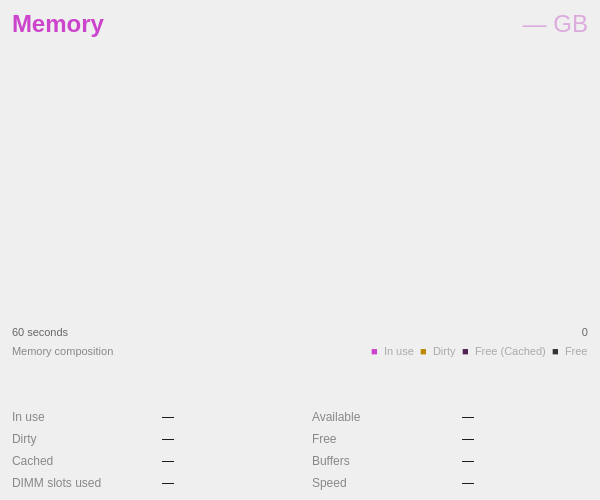
<?xml version="1.0" encoding="UTF-8"?>
<ui version="4.0">
 <class>MemoryDetailWidget</class>
 <widget class="QWidget" name="MemoryDetailWidget">
  <property name="geometry">
   <rect>
    <x>0</x>
    <y>0</y>
    <width>600</width>
    <height>500</height>
   </rect>
  </property>
  <layout class="QVBoxLayout" name="verticalLayout" stretch="0,1,0,0,0,0">
   <property name="spacing">
    <number>6</number>
   </property>
   <property name="leftMargin">
    <number>12</number>
   </property>
   <property name="topMargin">
    <number>10</number>
   </property>
   <property name="rightMargin">
    <number>12</number>
   </property>
   <property name="bottomMargin">
    <number>10</number>
   </property>
   <item>
    <layout class="QHBoxLayout" name="headerLayout">
     <item>
      <widget class="QLabel" name="titleLabel">
       <property name="styleSheet">
        <string>font-size: 18pt; font-weight: bold; color: #cc44cc;</string>
       </property>
       <property name="text">
        <string>Memory</string>
       </property>
      </widget>
     </item>
     <item>
      <spacer>
       <property name="orientation">
        <enum>Qt::Orientation::Horizontal</enum>
       </property>
       <property name="sizeHint" stdset="0">
        <size>
         <width>40</width>
         <height>0</height>
        </size>
       </property>
      </spacer>
     </item>
     <item>
      <widget class="QLabel" name="totalLabel">
       <property name="styleSheet">
        <string>font-size: 18pt; color: #ddaadd;</string>
       </property>
       <property name="text">
        <string>— GB</string>
       </property>
       <property name="alignment">
        <set>Qt::AlignmentFlag::AlignRight|Qt::AlignmentFlag::AlignTrailing|Qt::AlignmentFlag::AlignVCenter</set>
       </property>
      </widget>
     </item>
    </layout>
   </item>
   <item>
    <widget class="Perf::GraphWidget" name="graphWidget" native="true">
     <property name="sizePolicy">
      <sizepolicy hsizetype="Expanding" vsizetype="Expanding">
       <horstretch>0</horstretch>
       <verstretch>1</verstretch>
      </sizepolicy>
     </property>
    </widget>
   </item>
   <item>
    <layout class="QHBoxLayout" name="timeAxisLayout">
     <item>
      <widget class="QLabel" name="timeLeftLabel">
       <property name="styleSheet">
        <string>color: #666; font-size: 8pt;</string>
       </property>
       <property name="text">
        <string>60 seconds</string>
       </property>
      </widget>
     </item>
     <item>
      <spacer>
       <property name="orientation">
        <enum>Qt::Orientation::Horizontal</enum>
       </property>
       <property name="sizeHint" stdset="0">
        <size>
         <width>40</width>
         <height>0</height>
        </size>
       </property>
      </spacer>
     </item>
     <item>
      <widget class="QLabel" name="timeRightLabel">
       <property name="styleSheet">
        <string>color: #666; font-size: 8pt;</string>
       </property>
       <property name="text">
        <string>0</string>
       </property>
       <property name="alignment">
        <set>Qt::AlignmentFlag::AlignRight|Qt::AlignmentFlag::AlignTrailing|Qt::AlignmentFlag::AlignVCenter</set>
       </property>
      </widget>
     </item>
    </layout>
   </item>
   <item>
    <layout class="QHBoxLayout" name="compLegendLayout">
     <item>
      <widget class="QLabel" name="compositionLabel">
       <property name="styleSheet">
        <string>color:#888; font-size: 8pt;</string>
       </property>
       <property name="text">
        <string>Memory composition</string>
       </property>
      </widget>
     </item>
     <item>
      <spacer>
       <property name="orientation">
        <enum>Qt::Orientation::Horizontal</enum>
       </property>
       <property name="sizeHint" stdset="0">
        <size>
         <width>10</width>
         <height>0</height>
        </size>
       </property>
      </spacer>
     </item>
     <item>
      <widget class="QLabel" name="legendUsedDot">
       <property name="styleSheet">
        <string>color: #cc44cc; font-size: 8pt;</string>
       </property>
       <property name="text">
        <string>■</string>
       </property>
      </widget>
     </item>
     <item>
      <widget class="QLabel" name="legendUsedLabel">
       <property name="styleSheet">
        <string>color:#aaa; font-size: 8pt;</string>
       </property>
       <property name="text">
        <string>In use</string>
       </property>
      </widget>
     </item>
     <item>
      <widget class="QLabel" name="legendDirtyDot">
       <property name="styleSheet">
        <string>color: #bb8800; font-size: 8pt;</string>
       </property>
       <property name="text">
        <string>■</string>
       </property>
      </widget>
     </item>
     <item>
      <widget class="QLabel" name="legendDirtyLabel">
       <property name="styleSheet">
        <string>color:#aaa; font-size: 8pt;</string>
       </property>
       <property name="text">
        <string>Dirty</string>
       </property>
      </widget>
     </item>
     <item>
      <widget class="QLabel" name="legendCachedDot">
       <property name="styleSheet">
        <string>color: #552255; font-size: 8pt;</string>
       </property>
       <property name="text">
        <string>■</string>
       </property>
      </widget>
     </item>
     <item>
      <widget class="QLabel" name="legendCachedLabel">
       <property name="styleSheet">
        <string>color:#aaa; font-size: 8pt;</string>
       </property>
       <property name="text">
        <string>Free (Cached)</string>
       </property>
      </widget>
     </item>
     <item>
      <widget class="QLabel" name="legendFreeDot">
       <property name="styleSheet">
        <string>color: #333333; font-size: 8pt;</string>
       </property>
       <property name="text">
        <string>■</string>
       </property>
      </widget>
     </item>
     <item>
      <widget class="QLabel" name="legendFreeLabel">
       <property name="styleSheet">
        <string>color:#aaa; font-size: 8pt;</string>
       </property>
       <property name="text">
        <string>Free</string>
       </property>
      </widget>
     </item>
    </layout>
   </item>
   <item>
    <widget class="Perf::MemoryBar" name="compositionBar" native="true">
     <property name="minimumSize">
      <size>
       <width>0</width>
       <height>40</height>
      </size>
     </property>
     <property name="maximumSize">
      <size>
       <width>16777215</width>
       <height>40</height>
      </size>
     </property>
    </widget>
   </item>
   <item>
    <layout class="QGridLayout" name="statsGrid">
     <property name="horizontalSpacing">
      <number>24</number>
     </property>
     <property name="verticalSpacing">
      <number>8</number>
     </property>
     <item row="0" column="0">
      <widget class="QLabel" name="inUseLabel">
       <property name="styleSheet">
        <string>color:#888;</string>
       </property>
       <property name="text">
        <string>In use</string>
       </property>
      </widget>
     </item>
     <item row="0" column="1">
      <widget class="QLabel" name="statInUseValue">
       <property name="text">
        <string>—</string>
       </property>
      </widget>
     </item>
     <item row="0" column="2">
      <widget class="QLabel" name="availableLabel">
       <property name="styleSheet">
        <string>color:#888;</string>
       </property>
       <property name="text">
        <string>Available</string>
       </property>
      </widget>
     </item>
     <item row="0" column="3">
      <widget class="QLabel" name="statAvailValue">
       <property name="text">
        <string>—</string>
       </property>
      </widget>
     </item>
     <item row="1" column="0">
      <widget class="QLabel" name="dirtyLabel">
       <property name="styleSheet">
        <string>color:#888;</string>
       </property>
       <property name="text">
        <string>Dirty</string>
       </property>
      </widget>
     </item>
     <item row="1" column="1">
      <widget class="QLabel" name="statDirtyValue">
       <property name="text">
        <string>—</string>
       </property>
      </widget>
     </item>
     <item row="1" column="2">
      <widget class="QLabel" name="freeLabel">
       <property name="styleSheet">
        <string>color:#888;</string>
       </property>
       <property name="text">
        <string>Free</string>
       </property>
      </widget>
     </item>
     <item row="1" column="3">
      <widget class="QLabel" name="statFreeValue">
       <property name="text">
        <string>—</string>
       </property>
      </widget>
     </item>
     <item row="2" column="0">
      <widget class="QLabel" name="cachedLabel">
       <property name="styleSheet">
        <string>color:#888;</string>
       </property>
       <property name="text">
        <string>Cached</string>
       </property>
      </widget>
     </item>
     <item row="2" column="1">
      <widget class="QLabel" name="statCachedValue">
       <property name="text">
        <string>—</string>
       </property>
      </widget>
     </item>
     <item row="2" column="2">
      <widget class="QLabel" name="buffersLabel">
       <property name="styleSheet">
        <string>color:#888;</string>
       </property>
       <property name="text">
        <string>Buffers</string>
       </property>
      </widget>
     </item>
     <item row="2" column="3">
      <widget class="QLabel" name="statBuffersValue">
       <property name="text">
        <string>—</string>
       </property>
      </widget>
     </item>
     <item row="3" column="0">
      <widget class="QLabel" name="dimmSlotsLabel">
       <property name="styleSheet">
        <string>color:#888;</string>
       </property>
       <property name="text">
        <string>DIMM slots used</string>
       </property>
      </widget>
     </item>
     <item row="3" column="1">
      <widget class="QLabel" name="statDimmSlotsValue">
       <property name="text">
        <string>—</string>
       </property>
      </widget>
     </item>
     <item row="3" column="2">
      <widget class="QLabel" name="memorySpeedLabel">
       <property name="styleSheet">
        <string>color:#888;</string>
       </property>
       <property name="text">
        <string>Speed</string>
       </property>
      </widget>
     </item>
     <item row="3" column="3">
      <widget class="QLabel" name="statMemSpeedValue">
       <property name="text">
        <string>—</string>
       </property>
      </widget>
     </item>
    </layout>
   </item>
  </layout>
 </widget>
 <customwidgets>
  <customwidget>
   <class>Perf::GraphWidget</class>
   <extends>QWidget</extends>
   <header>perf/graphwidget.h</header>
  </customwidget>
  <customwidget>
   <class>Perf::MemoryBar</class>
   <extends>QWidget</extends>
   <header>perf/memorybar.h</header>
  </customwidget>
 </customwidgets>
 <resources/>
 <connections/>
</ui>
